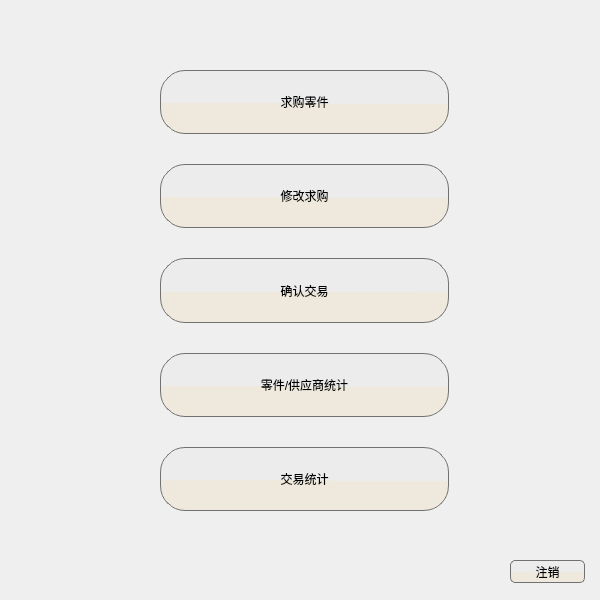
<?xml version="1.0" encoding="UTF-8"?>
<ui version="4.0">
 <class>Form</class>
 <widget class="QWidget" name="Form">
  <property name="geometry">
   <rect>
    <x>0</x>
    <y>0</y>
    <width>600</width>
    <height>600</height>
   </rect>
  </property>
  <property name="minimumSize">
   <size>
    <width>600</width>
    <height>600</height>
   </size>
  </property>
  <property name="sizeIncrement">
   <size>
    <width>600</width>
    <height>600</height>
   </size>
  </property>
  <property name="windowTitle">
   <string>Form</string>
  </property>
  <property name="styleSheet">
   <string notr="true">QWidget#Form
{
border-image: url(:/CmainWdt/resource/picture/CmainWgt_background.jpg);
}</string>
  </property>
  <widget class="QWidget" name="layoutWidget">
   <property name="geometry">
    <rect>
     <x>160</x>
     <y>70</y>
     <width>289</width>
     <height>441</height>
    </rect>
   </property>
   <layout class="QVBoxLayout" name="verticalLayout">
    <property name="spacing">
     <number>30</number>
    </property>
    <item>
     <widget class="QPushButton" name="SseePartsBtn">
      <property name="sizePolicy">
       <sizepolicy hsizetype="Minimum" vsizetype="Expanding">
        <horstretch>0</horstretch>
        <verstretch>0</verstretch>
       </sizepolicy>
      </property>
      <property name="styleSheet">
       <string notr="true">QPushButton{
	
	background-color: rgb(245, 255, 48);
border:1px solid #717171;
border-radius:25px;
font: 28pt &quot;楷体&quot;;
background-color: qconicalgradient(cx:0.5,cy:0.522909, angle:179.9, stop:0.494318 rgba(238, 233, 220, 255), stop:0.5 rgba(236, 236, 236, 255));

}
QPushButton:hover
{
	background-color: qlineargradient(spread:pad, x1:0.909, y1:0.864, x2:0.926, y2:0, stop:0.448864 rgba(159, 239, 88, 250), stop:1 rgba(255, 255, 255, 255));
	
}

</string>
      </property>
      <property name="text">
       <string>求购零件</string>
      </property>
     </widget>
    </item>
    <item>
     <widget class="QPushButton" name="SsuppyPartsBtn">
      <property name="sizePolicy">
       <sizepolicy hsizetype="Minimum" vsizetype="Expanding">
        <horstretch>0</horstretch>
        <verstretch>0</verstretch>
       </sizepolicy>
      </property>
      <property name="styleSheet">
       <string notr="true">QPushButton{
	
	background-color: rgb(245, 255, 48);
border:1px solid #717171;
border-radius:25px;
font: 28pt &quot;楷体&quot;;
background-color: qconicalgradient(cx:0.5,cy:0.522909, angle:179.9, stop:0.494318 rgba(238, 233, 220, 255), stop:0.5 rgba(236, 236, 236, 255));

}
QPushButton:hover
{
	background-color: qlineargradient(spread:pad, x1:0.909, y1:0.864, x2:0.926, y2:0, stop:0.448864 rgba(159, 239, 88, 250), stop:1 rgba(255, 255, 255, 255));
	
}

</string>
      </property>
      <property name="text">
       <string>修改求购</string>
      </property>
     </widget>
    </item>
    <item>
     <widget class="QPushButton" name="ScfmTradeBtn">
      <property name="sizePolicy">
       <sizepolicy hsizetype="Minimum" vsizetype="Expanding">
        <horstretch>0</horstretch>
        <verstretch>0</verstretch>
       </sizepolicy>
      </property>
      <property name="styleSheet">
       <string notr="true">QPushButton{
	
	background-color: rgb(245, 255, 48);
border:1px solid #717171;
border-radius:25px;
font: 28pt &quot;楷体&quot;;
background-color: qconicalgradient(cx:0.5,cy:0.522909, angle:179.9, stop:0.494318 rgba(238, 233, 220, 255), stop:0.5 rgba(236, 236, 236, 255));

}
QPushButton:hover
{
	background-color: qlineargradient(spread:pad, x1:0.909, y1:0.864, x2:0.926, y2:0, stop:0.448864 rgba(159, 239, 88, 250), stop:1 rgba(255, 255, 255, 255));
	
}

</string>
      </property>
      <property name="text">
       <string>确认交易</string>
      </property>
     </widget>
    </item>
    <item>
     <widget class="QPushButton" name="psummaryBtn">
      <property name="sizePolicy">
       <sizepolicy hsizetype="Minimum" vsizetype="Expanding">
        <horstretch>0</horstretch>
        <verstretch>0</verstretch>
       </sizepolicy>
      </property>
      <property name="styleSheet">
       <string notr="true">QPushButton{
	
	background-color: rgb(245, 255, 48);
border:1px solid #717171;
border-radius:25px;
font: 28pt &quot;楷体&quot;;
background-color: qconicalgradient(cx:0.5,cy:0.522909, angle:179.9, stop:0.494318 rgba(238, 233, 220, 255), stop:0.5 rgba(236, 236, 236, 255));

}
QPushButton:hover
{
	background-color: qlineargradient(spread:pad, x1:0.909, y1:0.864, x2:0.926, y2:0, stop:0.448864 rgba(255, 239, 88, 250), stop:1 rgba(255, 255, 255, 255));
	
}

</string>
      </property>
      <property name="text">
       <string>零件/供应商统计</string>
      </property>
     </widget>
    </item>
    <item>
     <widget class="QPushButton" name="SresultTradeBtn">
      <property name="sizePolicy">
       <sizepolicy hsizetype="Minimum" vsizetype="Expanding">
        <horstretch>0</horstretch>
        <verstretch>0</verstretch>
       </sizepolicy>
      </property>
      <property name="styleSheet">
       <string notr="true">QPushButton{
	
	background-color: rgb(245, 255, 48);
border:1px solid #717171;
border-radius:25px;
font: 28pt &quot;楷体&quot;;
background-color: qconicalgradient(cx:0.5,cy:0.522909, angle:179.9, stop:0.494318 rgba(238, 233, 220, 255), stop:0.5 rgba(236, 236, 236, 255));

}
QPushButton:hover
{
	background-color: qlineargradient(spread:pad, x1:0.909, y1:0.864, x2:0.926, y2:0, stop:0.448864 rgba(159, 239, 88, 250), stop:1 rgba(255, 255, 255, 255));
	
}

</string>
      </property>
      <property name="text">
       <string>交易统计</string>
      </property>
     </widget>
    </item>
   </layout>
  </widget>
  <widget class="QPushButton" name="SlogoutBtn">
   <property name="geometry">
    <rect>
     <x>510</x>
     <y>560</y>
     <width>75</width>
     <height>23</height>
    </rect>
   </property>
   <property name="styleSheet">
    <string notr="true">QPushButton{
	
	background-color: rgb(245, 255, 48);
border:1px solid #717171;
border-radius:5px;
font: 15pt &quot;楷体&quot;;
background-color: qconicalgradient(cx:0.5,cy:0.522909, angle:179.9, stop:0.494318 rgba(238, 233, 220, 255), stop:0.5 rgba(236, 236, 236, 255));

}
QPushButton:hover
{
	background-color: qlineargradient(spread:pad, x1:0.909, y1:0.864, x2:0.926, y2:0, stop:0.448864 rgba(159, 239, 88, 250), stop:1 rgba(255, 255, 255, 255));
	
}

</string>
   </property>
   <property name="text">
    <string>注销</string>
   </property>
  </widget>
 </widget>
 <resources>
  <include location="images.qrc"/>
 </resources>
 <connections>
  <connection>
   <sender>SseePartsBtn</sender>
   <signal>clicked()</signal>
   <receiver>Form</receiver>
   <slot>CopenP()</slot>
   <hints>
    <hint type="sourcelabel">
     <x>373</x>
     <y>114</y>
    </hint>
    <hint type="destinationlabel">
     <x>703</x>
     <y>145</y>
    </hint>
   </hints>
  </connection>
  <connection>
   <sender>SsuppyPartsBtn</sender>
   <signal>clicked()</signal>
   <receiver>Form</receiver>
   <slot>CopenCP()</slot>
   <hints>
    <hint type="sourcelabel">
     <x>354</x>
     <y>228</y>
    </hint>
    <hint type="destinationlabel">
     <x>648</x>
     <y>240</y>
    </hint>
   </hints>
  </connection>
  <connection>
   <sender>ScfmTradeBtn</sender>
   <signal>clicked()</signal>
   <receiver>Form</receiver>
   <slot>CopenSCP()</slot>
   <hints>
    <hint type="sourcelabel">
     <x>375</x>
     <y>321</y>
    </hint>
    <hint type="destinationlabel">
     <x>630</x>
     <y>337</y>
    </hint>
   </hints>
  </connection>
  <connection>
   <sender>SresultTradeBtn</sender>
   <signal>clicked()</signal>
   <receiver>Form</receiver>
   <slot>CopenSummary()</slot>
   <hints>
    <hint type="sourcelabel">
     <x>342</x>
     <y>509</y>
    </hint>
    <hint type="destinationlabel">
     <x>694</x>
     <y>435</y>
    </hint>
   </hints>
  </connection>
  <connection>
   <sender>SlogoutBtn</sender>
   <signal>clicked()</signal>
   <receiver>Form</receiver>
   <slot>Clogout()</slot>
   <hints>
    <hint type="sourcelabel">
     <x>544</x>
     <y>577</y>
    </hint>
    <hint type="destinationlabel">
     <x>551</x>
     <y>692</y>
    </hint>
   </hints>
  </connection>
  <connection>
   <sender>psummaryBtn</sender>
   <signal>clicked()</signal>
   <receiver>Form</receiver>
   <slot>CsummaryP()</slot>
   <hints>
    <hint type="sourcelabel">
     <x>302</x>
     <y>379</y>
    </hint>
    <hint type="destinationlabel">
     <x>676</x>
     <y>370</y>
    </hint>
   </hints>
  </connection>
 </connections>
 <slots>
  <slot>CopenP()</slot>
  <slot>CopenCP()</slot>
  <slot>CopenSCP()</slot>
  <slot>CopenSummary()</slot>
  <slot>Clogout()</slot>
  <slot>CsummaryP()</slot>
 </slots>
</ui>
